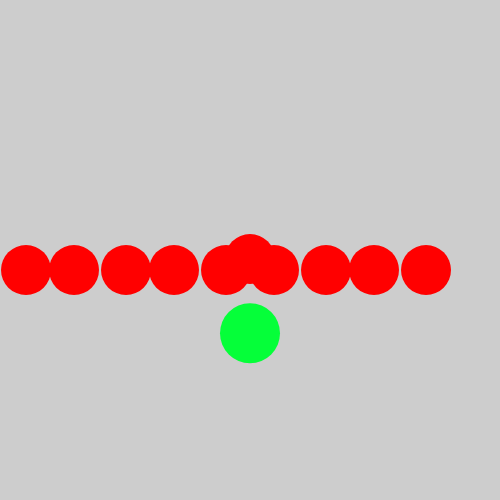
Frame 1 (no input)
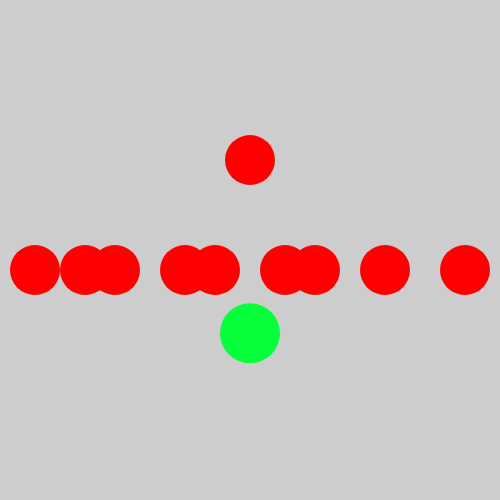
Frame 60 (no input)
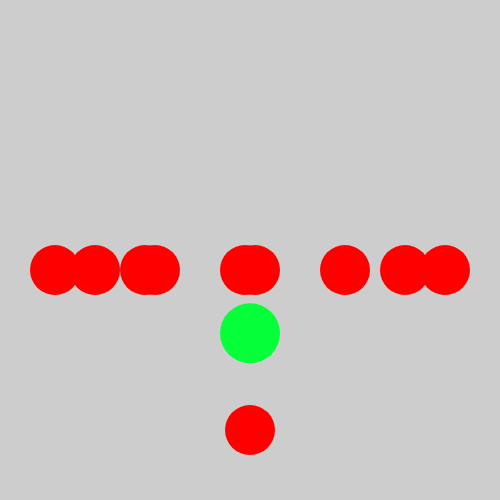
Frame 120 (the mouse pressed at the canvas centre since frame 60)

The p5.js sketch that drew these frames (run headless with seeded random() and noise() and a simulated clock; from frame 60 on, the mouse is pressed at the canvas centre):

// p5.js sketch
// ── sketch.js
// States
// Henry Miranda Bastidas
// March 25th, 2019
//
// Extra for Experts:
// Included translate on an object

//Global Variables that I will use during the code
class Ball {
  constructor(x, y, dxSomeSpeed, dySomeSpeed) {
    this.x = x;
    this.y = y;
    this.color = "red";
    this.radius = 25;
    this.dx = dxSomeSpeed;
    this.dy = dySomeSpeed;
  }
  display() {
    fill(this.color);
    noStroke();
    ellipse(this.x, this.y, this.radius * 2);
  }
  move() {
    
    this.x += this.dx;
    this.y += this.dy;
    
    if (this.x + this.radius >= width || this.x - this.radius <= 0) {
      this.dx = -1 * this.dx;
    }

    if (this.y + this.radius >= height || this.y - this.radius <= 0) {
      this.dy = -1 * this.dy;
    }

  }
}
class PlayerBall {
  constructor(x, y, dxSomeSpeed, dySomeSpeed){
    this.x = x;
    this.y = y;
    this.color = [5, 255, 57];
    this.radius = 30;
    this.dx = dxSomeSpeed;
    this.dy = dySomeSpeed;
  }
  display(){
    fill(this.color);
    noStroke();
    ellipse(this.x, this.y, this.radius * 2);
  }
  move() {
    if (keyIsDown(RIGHT_ARROW) && (this.x + this.radius <= width)) {
      this.x += this.dx;
    }
    
    if (keyIsDown(LEFT_ARROW) && (this.x - this.radius > 0)) {
      this.x -= this.dx;
    }
    if (keyIsDown(DOWN_ARROW) && (this.y + this.radius <= height)) {
      this.y += this.dy;
    }
    
    if (keyIsDown(UP_ARROW) && (this.y - this.radius > 0)) {
      this.y -= this.dy;
    }
  }
}

let ball1;
let ball2;
let ball3;
let player2;

function setup() {
  createCanvas(500, 500);

  ball1 = new Ball(25, 270, 1, 0);
  ball2 = new Ball(75, 270, -1, 0);
  ball3 = new Ball(125, 270, 1, 0);
  ball4 = new Ball(175, 270, -1, 0);
  ball5 = new Ball(225, 270, 1, 0);
  ball6 = new Ball(275, 270, -1, 0);
  ball7 = new Ball(325, 270, 1, 0);
  ball8 = new Ball(375, 270, -1, 0);
  ball9 = new Ball(425, 270, 1, 0);
  
  ball10 = new Ball(width/2, height/2, 0, 9);
  
  
  player2 = new PlayerBall(250, height/1.5, 4, 4);
}

function draw() {
  ball1.move();
  ball2.move();
  ball3.move();
  ball4.move();
  ball5.move();
  ball6.move();
  ball7.move();
  ball8.move();
  ball9.move();
  ball10.move();
  player2.move();
  
  background(205);
  
  player2.display();
  ball1.display();
  ball2.display();
  ball3.display();
  ball4.display();
  ball5.display();
  ball6.display();
  ball7.display();
  ball8.display();
  ball9.display();
  ball10.display();
  
}
